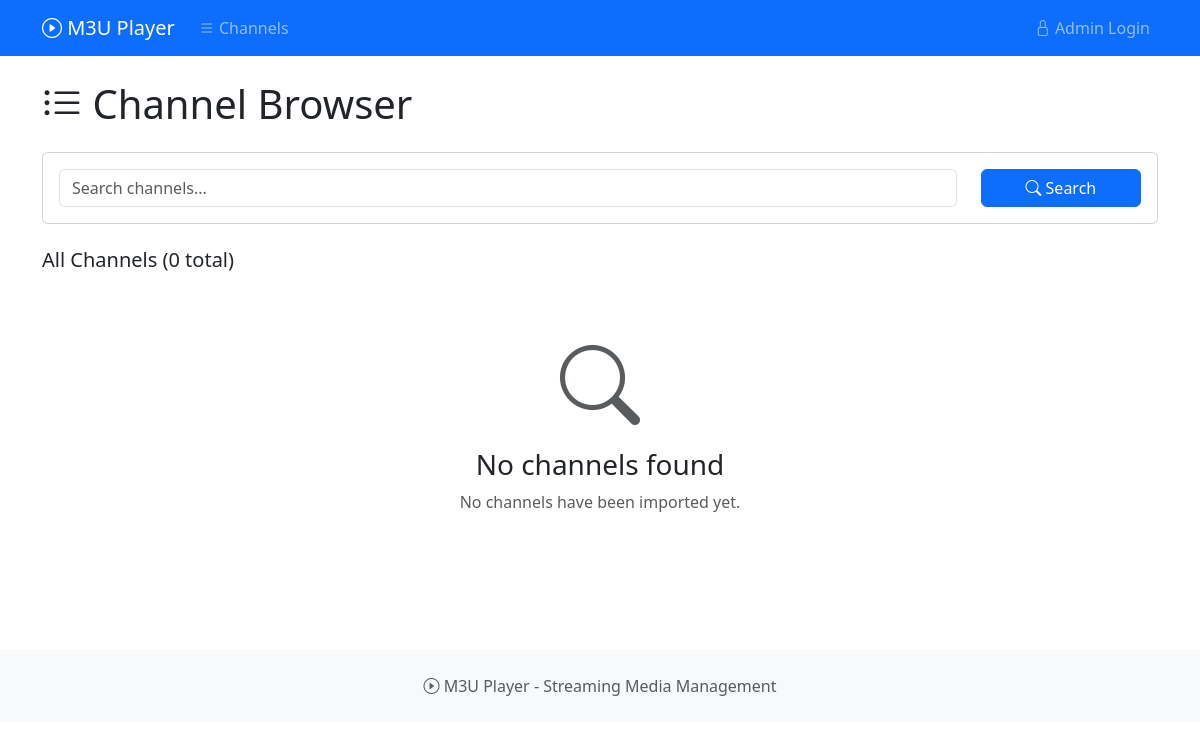
The app's page /, older data.
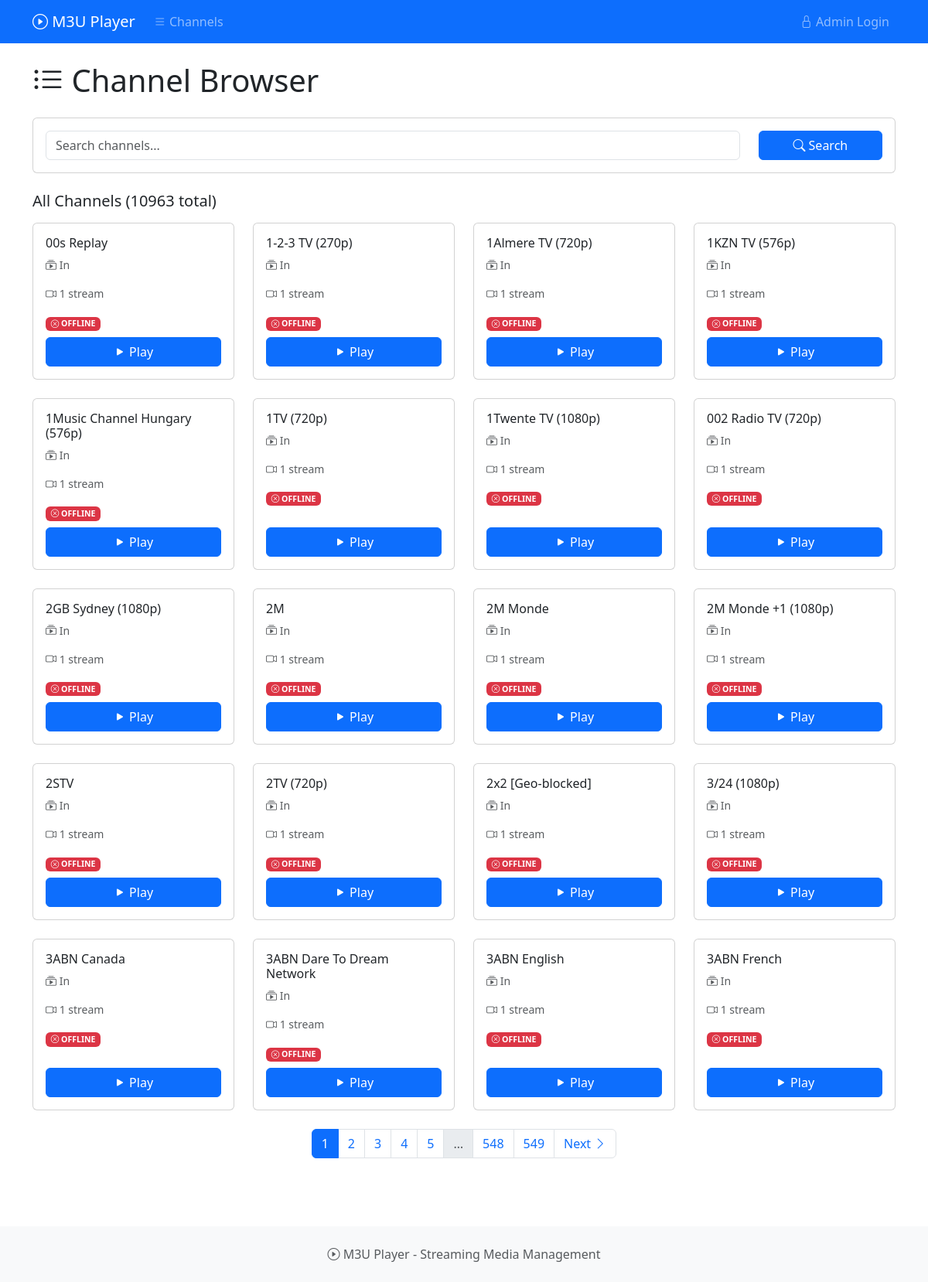
The same page, newer data.
### app.py (models this page shows, shortened)
class Channel(db.Model):
    __tablename__ = 'channels'
    id = db.Column(db.Integer, primary_key=True)
    playlist_id = db.Column(db.Integer, db.ForeignKey('playlists.id'), nullable=False)
    name = db.Column(db.String(255), nullable=False)
    streams = db.relationship('Stream', backref='channel', lazy=True, cascade='all, delete-orphan')

class Playlist(db.Model):
    __tablename__ = 'playlists'
    id = db.Column(db.Integer, primary_key=True)
    name = db.Column(db.String(255), nullable=False)
    created_at = db.Column(db.DateTime, default=datetime.utcnow)
    channels = db.relationship('Channel', backref='playlist', lazy=True, cascade='all, delete-orphan')

### app.py (the view)
@app.route('/')
def index():
    search_query = request.args.get('search', '')
    page = request.args.get('page', 1, type=int)
    per_page = 20
    query = Channel.query
    if search_query:
        query = query.filter(Channel.name.ilike(f'%{search_query}%'))
    channels = query.paginate(
        page=page, per_page=per_page, error_out=False
    )
    return render_template('index.html',
                         channels=channels,
                         search_query=search_query)

### templates/index.html (shortened to what this page needs)
{% extends "base.html" %}
{% block content %}
<div class="container py-4">
    <div class="row">
        <div class="col-12">
            <h1 class="mb-4">
                <i class="bi bi-list-ul"></i> Channel Browser
            </h1>
            <div class="card mb-4">
                <div class="card-body">
                    <form method="GET" action="{{ url_for('index') }}" class="row">
                        <div class="col-md-10">
                            <input type="text" name="search" class="form-control"
                                   placeholder="Search channels..."
                                   value="{{ search_query }}"
                                   autocomplete="off">
                        </div>
                        <div class="col-md-2">
                            <button type="submit" class="btn btn-primary w-100">
                                <i class="bi bi-search"></i> Search
                            </button>
                        </div>
                    </form>
                </div>
            </div>
            <div class="d-flex justify-content-between align-items-center mb-3">
                <h5 class="mb-0">
                    {% if search_query %}
                        Search results for "{{ search_query }}" ({{ channels.total }} channels)
                    {% else %}
                        All Channels ({{ channels.total }} total)
                    {% endif %}
                </h5>
            </div>
            {% if channels.items %}
            <div class="row">
                {% for channel in channels.items %}
                <div class="col-xl-3 col-lg-4 col-md-6 col-sm-12 mb-4">
                    <div class="card channel-card h-100">
                        <div class="card-body d-flex flex-column">
                            <h6 class="card-title">{{ channel.name }}</h6>
                            <p class="card-text text-muted small">
                                <i class="bi bi-collection-play"></i>
                                {{ channel.playlist.name }}
                            </p>
                            <p class="card-text text-muted small">
                                <i class="bi bi-camera-video"></i>
                                {{ channel.streams|length }} stream{{ 's' if channel.streams|length != 1 else '' }}
                            </p>
                            <p class="card-text small mb-2">
                                <span class="badge bg-secondary channel-status" data-channel-id="{{ channel.id }}">
                                </span>
                            </p>
                            <div class="mt-auto">
                                <a href="{{ url_for('play_channel', channel_id=channel.id) }}"
                                   class="btn btn-primary w-100">
                                    <i class="bi bi-play-fill"></i> Play
                                </a>
                            </div>
                        </div>
                    </div>
                </div>
                {% endfor %}
            </div>
            {% if channels.pages > 1 %}
            <nav aria-label="Channel pagination">
                <ul class="pagination justify-content-center">
                    {% for page_num in channels.iter_pages() %}
                        {% if page_num %}
                            {% if page_num != channels.page %}
                            <li class="page-item">
                                <a class="page-link" href="{{ url_for('index', page=page_num, search=search_query) }}">
                                    {{ page_num }}
                                </a>
                            </li>
                            {% else %}
                            <li class="page-item active">
                                <span class="page-link">{{ page_num }}</span>
                            </li>
                            {% endif %}
                        {% else %}
                        <li class="page-item disabled">
                            <span class="page-link">…</span>
                        </li>
                        {% endif %}
                    {% endfor %}
                    {% if channels.has_next %}
                    <li class="page-item">
                        <a class="page-link" href="{{ url_for('index', page=channels.next_num, search=search_query) }}">
                            Next <i class="bi bi-chevron-right"></i>
                        </a>
                    </li>
                    {% endif %}
                </ul>
            </nav>
            {% endif %}
            {% else %}
            <div class="text-center py-5">
                <i class="bi bi-search display-1 text-muted"></i>
                <h3 class="mt-3">No channels found</h3>
                {% if search_query %}
                <p class="text-muted">Try adjusting your search terms or <a href="{{ url_for('index') }}">browse all channels</a>.</p>
                {% else %}
                <p class="text-muted">No channels have been imported yet.</p>
                {% endif %}
            </div>
            {% endif %}
        </div>
    </div>
</div>
{% endblock %}

### templates/base.html (shortened to what this page needs)
<!DOCTYPE html>
<html lang="en">
<head>
    <link href="https://cdn.jsdelivr.net/npm/bootstrap@5.3.0/dist/css/bootstrap.min.css" rel="stylesheet">
    <link href="https://cdn.jsdelivr.net/npm/bootstrap-icons@1.10.0/font/bootstrap-icons.css" rel="stylesheet">
</head>
<body>
    <nav class="navbar navbar-expand-lg navbar-dark bg-primary">
        <div class="container">
            <a class="navbar-brand" href="{{ url_for('index') }}">
                <i class="bi bi-play-circle"></i> M3U Player
            </a>
            <div class="collapse navbar-collapse" id="navbarNav">
                <ul class="navbar-nav me-auto">
                    <li class="nav-item">
                        <a class="nav-link" href="{{ url_for('index') }}">
                            <i class="bi bi-list"></i> Channels
                        </a>
                    </li>
                </ul>
                <ul class="navbar-nav">
                    {% if session.admin_logged_in %}
                    <li class="nav-item">
                        <a class="nav-link" href="{{ url_for('admin_dashboard') }}">
                            <i class="bi bi-gear"></i> Admin
                        </a>
                    </li>
                    <li class="nav-item">
                        <a class="nav-link" href="{{ url_for('admin_logout') }}">
                            <i class="bi bi-box-arrow-right"></i> Logout
                        </a>
                    </li>
                    {% else %}
                    <li class="nav-item">
                        <a class="nav-link" href="{{ url_for('admin_login') }}">
                            <i class="bi bi-lock"></i> Admin Login
                        </a>
                    </li>
                    {% endif %}
                </ul>
            </div>
        </div>
    </nav>
    {% block content %}{% endblock %}
    <footer class="bg-light py-4 mt-5">
        <div class="container text-center">
            <p class="mb-0 text-muted">
                <i class="bi bi-play-circle"></i> M3U Player - Streaming Media Management
            </p>
        </div>
    </footer>
</body>
</html>

### templates/base.html (style rules this page uses)
.channel-card { transition: transform 0.2s; }

Row changes from the older to the newer data that the page shows:
added Channel: name "00s Replay", playlist.name "In", streams|length "1"
added Channel: name "1-2-3 TV (270p)", playlist.name "In", streams|length "1"
added Channel: name "1Almere TV (720p)", playlist.name "In", streams|length "1"
added Channel: name "1KZN TV (576p)", playlist.name "In", streams|length "1"
added Channel: name "1Music Channel Hungary (576p)", playlist.name "In", streams|length "1"
added Channel: name "1TV (720p)", playlist.name "In", streams|length "1"
added Channel: name "1Twente TV (1080p)", playlist.name "In", streams|length "1"
added Channel: name "002 Radio TV (720p)", playlist.name "In", streams|length "1"
added Channel: name "2GB Sydney (1080p)", playlist.name "In", streams|length "1"
added Channel: name "2M", playlist.name "In", streams|length "1"
added Channel: name "2M Monde", playlist.name "In", streams|length "1"
added Channel: name "2M Monde +1 (1080p)", playlist.name "In", streams|length "1"
added Channel: name "2STV", playlist.name "In", streams|length "1"
added Channel: name "2TV (720p)", playlist.name "In", streams|length "1"
added Channel: name "2х2 [Geo-blocked]", playlist.name "In", streams|length "1"
added Channel: name "3/24 (1080p)", playlist.name "In", streams|length "1"
added Channel: name "3ABN Canada", playlist.name "In", streams|length "1"
added Channel: name "3ABN Dare To Dream Network", playlist.name "In", streams|length "1"
added Channel: name "3ABN English", playlist.name "In", streams|length "1"
added Channel: name "3ABN French", playlist.name "In", streams|length "1"
Text that changed along with them:
{{ channels.total }}: "0" → "10963"
new list line: "1"
new list line: "2"
new list line: "3"
new list line: "4"
new list line: "5"
new list line: "548"
new list line: "549"
text no longer shown: "No channels found No channels have been imported yet."
text now shown: "Next"
